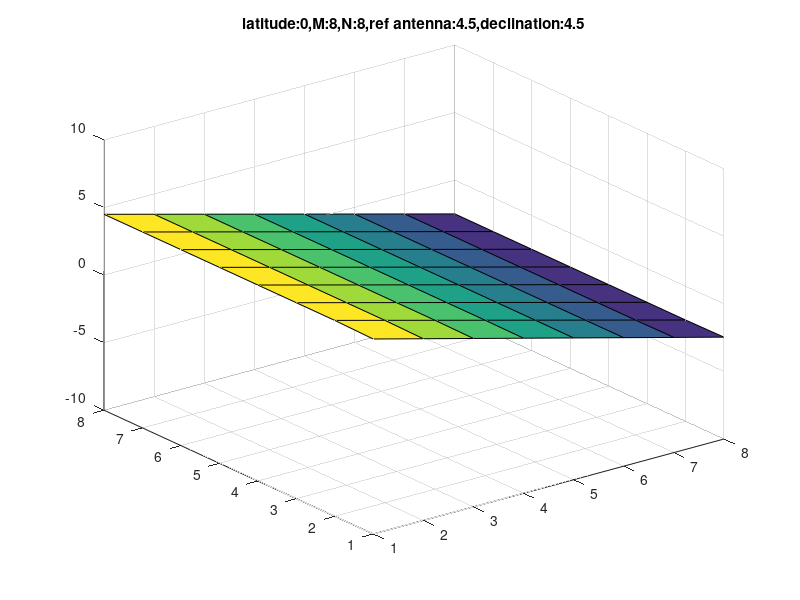

MATLAB code for this plot:
clc;
clear all;
close all;
A = dlmread('myphasetermfile.txt')
latitude = A(1,1);  
M = A(1,2);  
N = A(1,3);  
refa = A(1,4);  
dec = A(1,5);  
HAstart = A(1,6);
step = A(1,7);
HAend = A(1,8); 
n = 2;
count = 0;
[h,b] = size(A);
count = 0;
count1 = 0;
g = 0;
for H = 2:1:h-1
  for B = 1:1:b   
    wmat(H-1-g,B) = A(H,B)
    count = count+1;
       if (count == M*N)
         count1 = count1+1;
         surf(wmat);
         title(['latitude' ':' num2str(latitude) ',M' ':' num2str(M) ',N' ':' num2str(N) ',ref antenna' ':' num2str(refa) ',declination' ':' num2str(dec)]);
         axis([1,8,1,8,-10,10])
         pause(1);
         count = 0;
         g = (8*count1);
       endif  
  endfor
endfor
